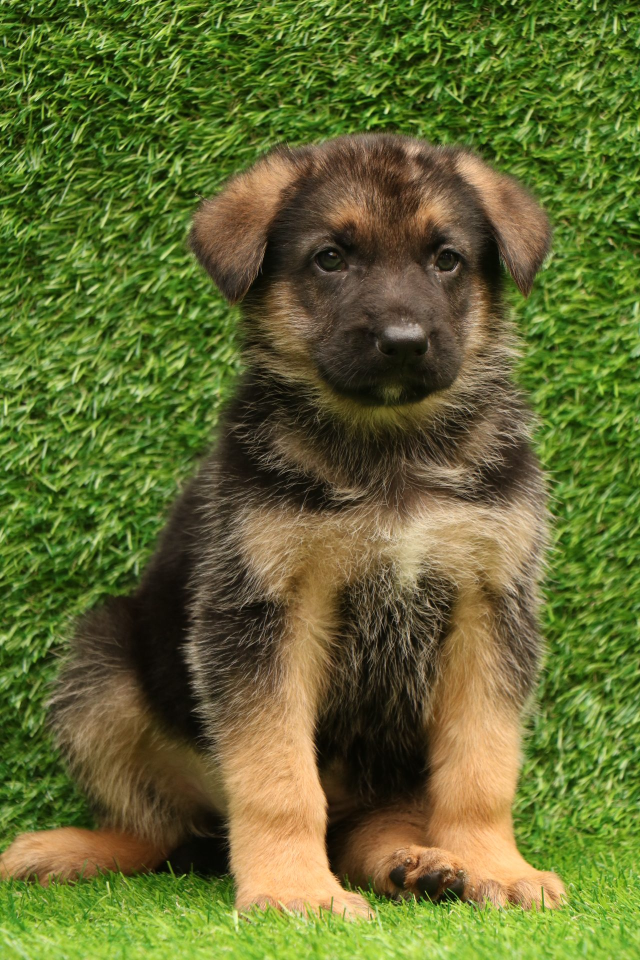
#> input picture Exp/Experiment1/German.png, 1280 x 1920 px (shown at 1/2 size)
$ python app.py
#> lines starting #> are read from the running program, lines starting #| are printed output that depends on the picture
# Importing required libraries
from PIL import Image
import cv2
import numpy as np


pil_img = Image.open("German.png")
#> pil_img is the input picture: PIL image 1280x1920 RGB; mean R, G, B 98.6, 106.3, 48.8
pil_img.show(title="PIL Original Image")

pil_array = np.array(pil_img)
print("PIL Image converted to Array:\n", pil_array)
#> (printed output is left out)


resized_pil = pil_img.resize((100, 100))
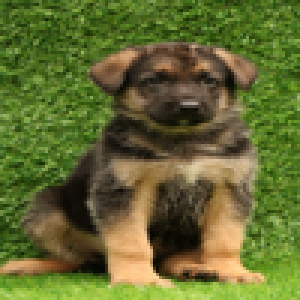
#> resized_pil: PIL image 100x100 RGB (shown 3 times larger); mean R, G, B 98.6, 106.3, 48.8
resized_pil.show(title="Resized Image (100x100)")

cv_img = cv2.imread("German.png")
cv2.imshow("Original Image (OpenCV)", cv_img)


gray_img = cv2.cvtColor(cv_img, cv2.COLOR_BGR2GRAY)
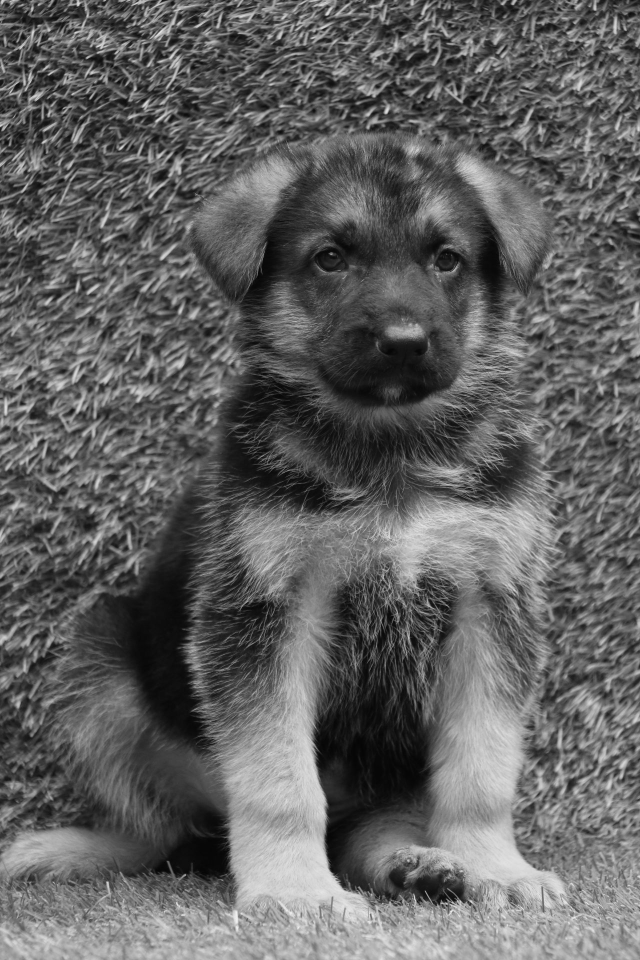
#> gray_img: shape (1920, 1280) (shown at 1/2 size); min 1, max 244, mean 97.4
cv2.imshow("Grayscale Image", gray_img)

cv2.waitKey(0)
cv2.destroyAllWindows()
